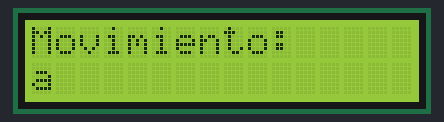
Recording of a sketch running on a simulated Arduino Uno, built with avr-gcc and run on an emulated ATmega328P. Parts: 16×2 character LCD.

Above: at 0.1 s.
At 0.6 s:
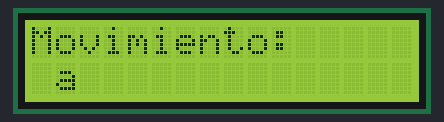
At 1.1 s:
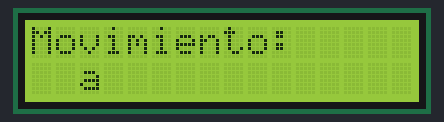
At 1.6 s:
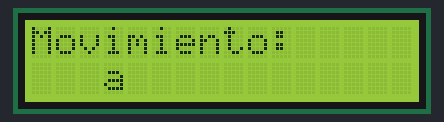

Measured:
- by itself, everything shown: repeats every 2.0 s, in 5 steps
- what the display in image 1 shows lasts 0.5 s, from 0.6 s to 1.1 s

The sketch:

LCD.ino
```cpp
#include <LiquidCrystal.h>

// indicar pines para rs, en, d4, d5, d6, d7
LiquidCrystal lcd(8, 9, 4, 5, 6, 7);

void setup() {
	// setear pantalla de 16 colulmnas x 2 filas
	lcd.begin(16,2);
	lcd.print("Movimiento:");
}

void loop() {
	int i;
	for (i=0; i<4; i++) {
		lcd.setCursor(i,1);
		lcd.print("a");
		delay(500);
		lcd.setCursor(i,1);
		lcd.print(" ");
		//lcd.clear();
	}
}
```
